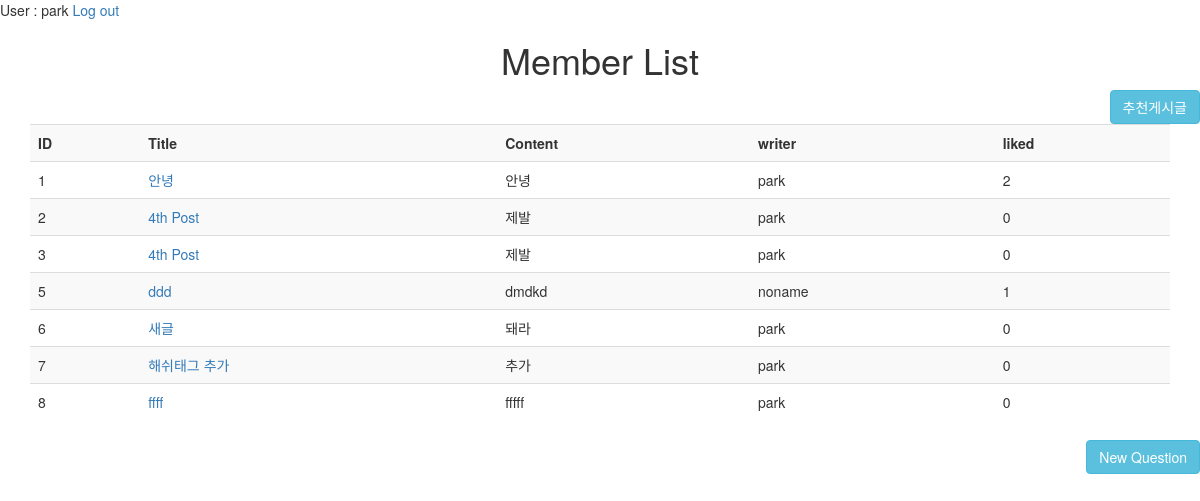
Page / (signed in) on the earlier database version.
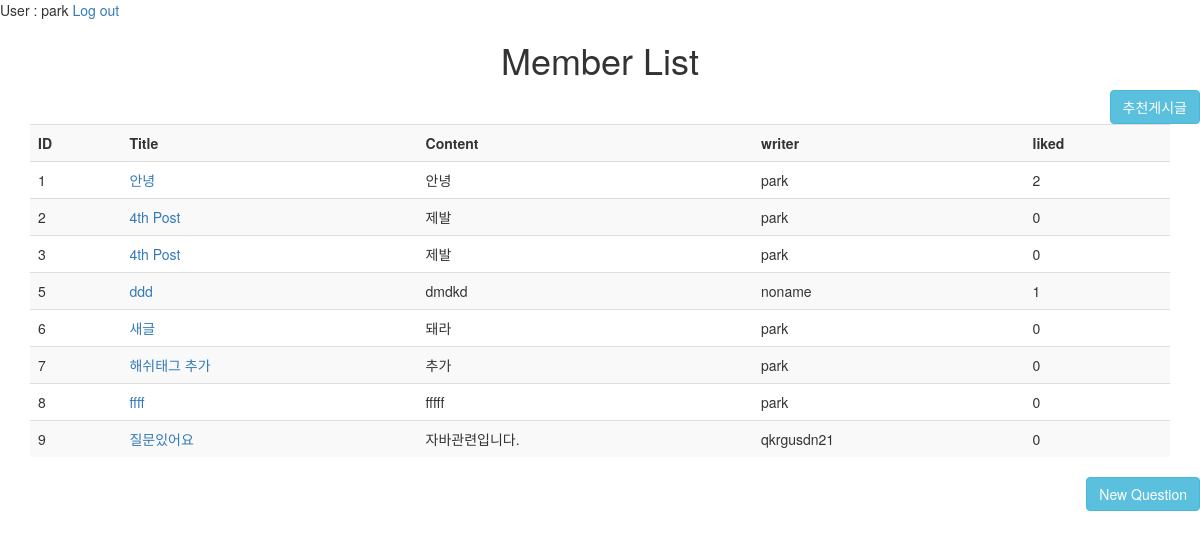
Same page on the later database version.
### users/models.py (models this page shows)
class Article(models.Model):
    title = models.CharField(max_length = 100)
    content = models.TextField()
    user = models.ForeignKey(CustomUser, on_delete=models.CASCADE,)
    @property
    def like_count(self):
      return self.like_user_set.count()
    like_user_set = models.ManyToManyField(
        CustomUser,
        null=True,
        blank=True,
        related_name='like_user_set',
        through='Like',
    )
    tags = TaggableManager(
        verbose_name= 'tags',
        help_text= 'A comma-separated list of tags.',
        blank=True,
        through=TaggedPost,
    )

class CustomUser(AbstractUser):
    objects = CustomUserManager()

### users/views.py (the view)
# urls.py: 2. Add a URL to urlpatterns:  path('', views.home, name='home')
def home(request):
    articles = Article.objects.all()
    return render(request, 'home.html', {'articles' : articles})

### users/templates/home.html (shortened to what this page needs)
<!DOCTYPE html>
<html lang="en">
<head>
    <link rel="stylesheet" href="https://maxcdn.bootstrapcdn.com/bootstrap/3.3.7/css/bootstrap.min.css">
</head>
<body>
{% load socialaccount %}
{% if user.is_authenticated %}
<p>User : {{ user.username }} <a href="{% url 'logout' %}">Log out</a></p>
<h1><center>Member List</center></h1>
<a class="btn btn-info pull-right" href = "{% url 'recommend' user.id %}">추천게시글</a>
  {% if not articles %}
    <br><h2 style="text-align : center">더 많은 질문을 입력할수록 추천 정확도가 높아집니다.</h2>
  {% else %}
    <div class="container">
    <table class="table table-striped">
      <tr>
        <th>ID</th>
        <th>Title </th>
        <th>Content</th>
        <th>writer</th>
        <th>liked</th>
      </tr>
      <tr>
      {% for article in articles%}
        <td> {{ article.id }} </td>
        <td> <a href ="{%url 'show_article' article.id %}" >{{ article.title }}</a></td>
        <td> {{ article.content }}</td>
        <td> {{ article.user }}</td>
        <td> {{ article.like_count }}</td>
      </tr>
      {% endfor %}
    </table>
    </div>
  {% endif %}
  <a class="btn btn-info pull-right" href = "{%url 'add_article' %}"> New Question </a>
{% else %}
  <p><a href="{% url 'signup' %}">Sign Up</a></p>
  <p><a href="{% url 'login' %}">Log In </a></p>
  <p><a href="{% provider_login_url 'google' %}">Log In with Gmail</a></p>
{% endif %}
</body>
</html>

Differences in the rows shown:
added Article: id "9", title "질문있어요", content "자바관련입니다.", user "qkrgusdn21", like_count "0"
